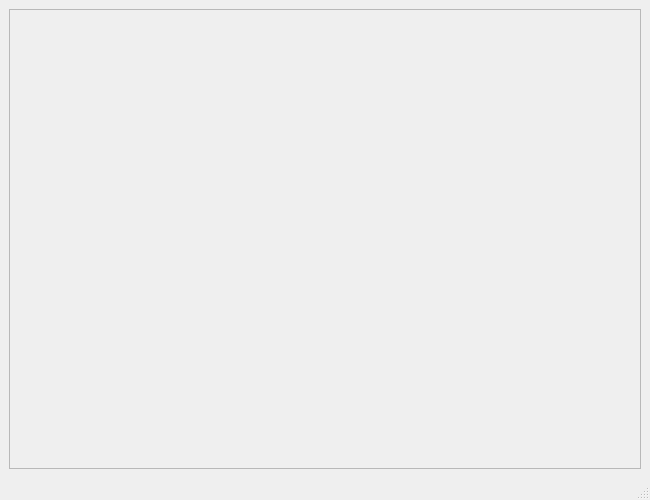
<?xml version="1.0" encoding="UTF-8"?>
<!-- translate with: pyuic5 script_runner_gui.ui > script_runner_gui.py -->
<ui version="4.0">
 <class>MainWindow</class>
 <widget class="QMainWindow" name="MainWindow">
  <property name="geometry">
   <rect>
    <x>0</x>
    <y>0</y>
    <width>650</width>
    <height>500</height>
   </rect>
  </property>
  <property name="windowTitle">
   <string>Script Runner</string>
  </property>
  <widget class="QWidget" name="centralwidget">
   <layout class="QVBoxLayout" name="centralLayout">
    <item>
     <widget class="QScrollArea" name="scrollArea">
      <property name="widgetResizable">
       <bool>true</bool>
      </property>
      <layout class="QGridLayout" name="scrollLayout">
       <item row="0" column="0">
        <widget class="QWidget" name="commands_widget">
         <layout class="QGridLayout" name="commands_layout">
          <property name="spacing">
           <number>2</number>
          </property>
          <item row="100" column="0" colspan="20">
           <spacer name="verticalSpacer">
            <property name="orientation">
             <enum>Qt::Vertical</enum>
            </property>
            <property name="sizeType">
             <enum>QSizePolicy::Expanding</enum>
            </property>
            <property name="sizeHint" stdset="0">
             <size>
              <width>10</width>
              <height>10</height>
             </size>
            </property>
           </spacer>
          </item>
         </layout>
        </widget>
       </item>
      </layout>
     </widget>
    </item>
   </layout>
  </widget>
  <widget class="QStatusBar" name="statusbar">
   <property name="leftMargin">
    <number>4</number>
   </property>
   <property name="bottomMargin">
    <number>4</number>
   </property>
  </widget>
 </widget>
 <resources/>
 <connections/>
</ui>
